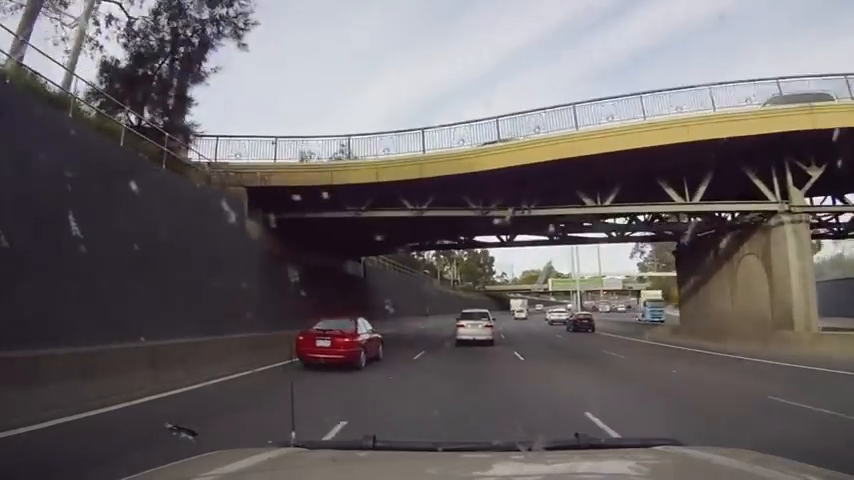
#> input picture frame 15 of videoData/test01.mp4, 854 x 480 px
$ jupyter execute EdgeDetection_onVIDEO.ipynb
#> lines starting #> are read from the running program, lines starting #| are printed output that depends on the picture
[cell 1]
import cv2
import numpy as np

[cell 2]
#only for TrackBar process
def nothing(x):
    pass

[cell 3]
cap = cv2.VideoCapture("videoData/test01.mp4")
fps = 25
capSize = (854,480)
sizee=854,480,3
edge2Vid = np.zeros(sizee,dtype=np.uint8)
fourcc = cv2.VideoWriter_fourcc(*"MP4V") #'m', 'p', '4', 'v'
out = cv2.VideoWriter()
success = out.open('video_Output/OutputOfEdgeDetection.mp4',fourcc,fps,capSize,False)

[cell 4]
switch = '0 : OFF \n1 : ON'
cv2.namedWindow('canny')
cv2.createTrackbar(switch, 'canny', 0, 1, nothing)
#> slider '0 : OFF \n1 : ON' is set to 1

# add lower and upper threshold slidebars to "canny"
cv2.createTrackbar('lower', 'canny', 0, 255, nothing)
#> slider 'lower' is set to 51
cv2.createTrackbar('upper', 'canny', 0, 255, nothing)
#> slider 'upper' is set to 255

while cap.isOpened():
            ret, image_np = cap.read()
#> image_np is the input picture: shape (480, 854, 3); mean B, G, R 102.1, 100.2, 106.1
            if ret == True:
                #image_np = cv2.cvtColor(image_np,cv2.COLOR_BGR2GRAY)
                # get current positions of four trackbars
                lower = cv2.getTrackbarPos('lower', 'canny')
                upper = cv2.getTrackbarPos('upper', 'canny')
                s = cv2.getTrackbarPos(switch, 'canny')
                if s == 0:
                    edges = image_np
                else:
                    edges = cv2.Canny(image_np, lower, upper)
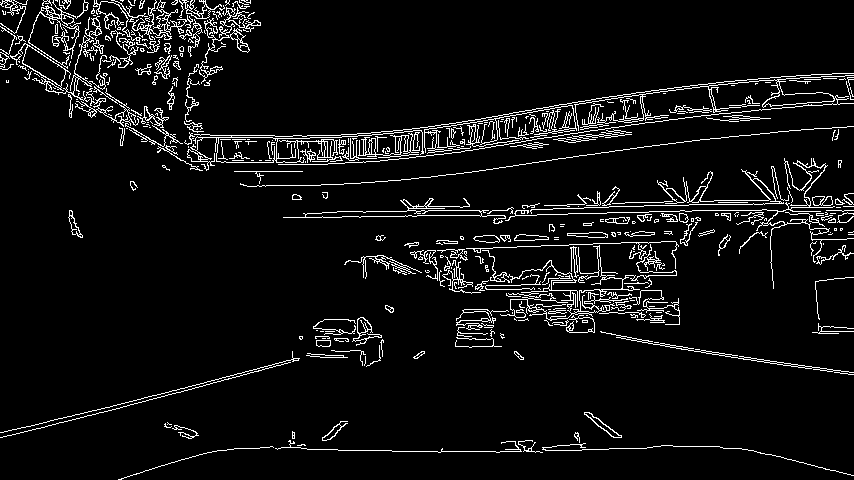
#> edges: shape (480, 854); 6.2% white in thin lines or dots
                    #edges2Vid = edges

                #display images
                cv2.imshow('canny', edges)
                #edges2 = cv2.cvtColor(edges,cv2.COLOR_GRAY2RGB)
                out.write(edges)
                if cv2.waitKey(25) & 0xFF == ord('q'):
#> (key q is pressed here)
                    cv2.destroyAllWindows()
                    #cv2.imwrite("outputs/CannyEdgeDetect.jpg",edges)
                    print(image_np.shape)
#| (480, 854, 3)
                    print(image_np.dtype)
#| uint8
                    print(edges.shape)
#| (480, 854)
                    print(edges.dtype)
#| uint8
                    break
            else:
                break

cap.release()
out.release()
cv2.destroyAllWindows()


$ run again, starting later in the video
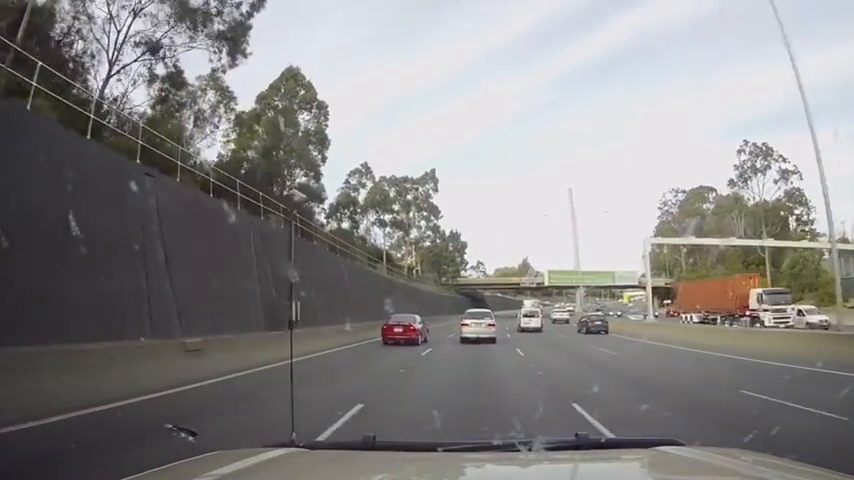
#> input picture frame 68 of videoData/test01.mp4, 854 x 480 px
#> image_np is the input picture: shape (480, 854, 3); mean B, G, R 135.4, 135.5, 137.1
#> `edges = cv2.Canny(image_np, lower, upper)`:
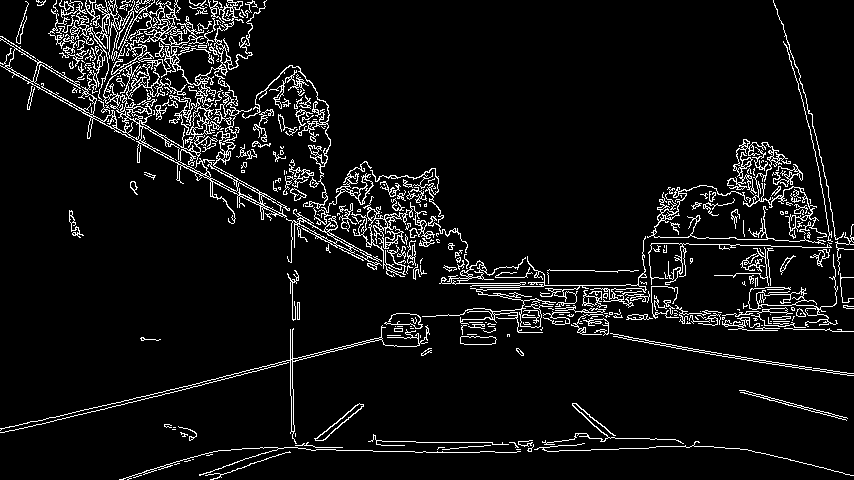
#> edges: shape (480, 854); 6.9% white in thin lines or dots
#| (480, 854, 3)
#| uint8
#| (480, 854)
#| uint8

$ run again, starting later in the video
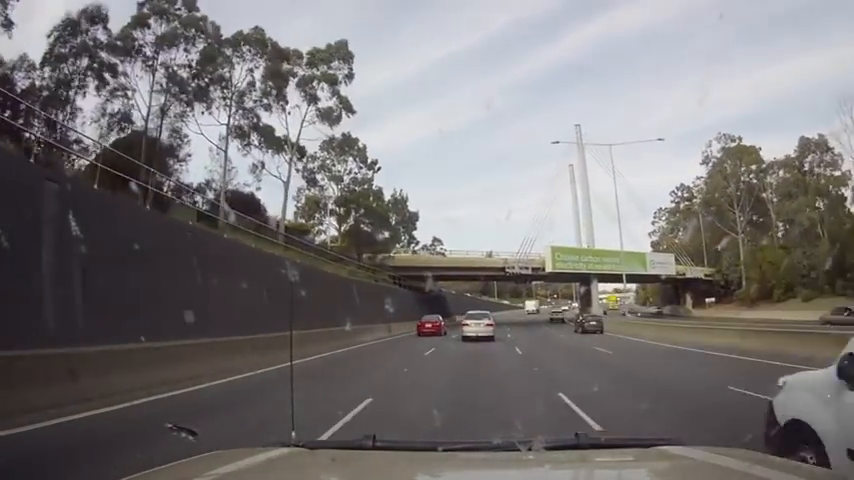
#> input picture frame 122 of videoData/test01.mp4, 854 x 480 px
#> image_np is the input picture: shape (480, 854, 3); mean B, G, R 118.7, 118, 121.3
#> `edges = cv2.Canny(image_np, lower, upper)`:
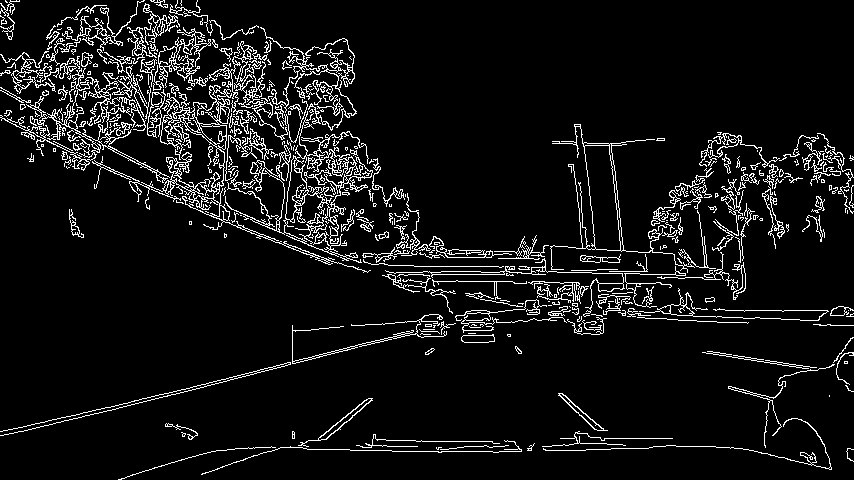
#> edges: shape (480, 854); 7.4% white in thin lines or dots
#| (480, 854, 3)
#| uint8
#| (480, 854)
#| uint8
